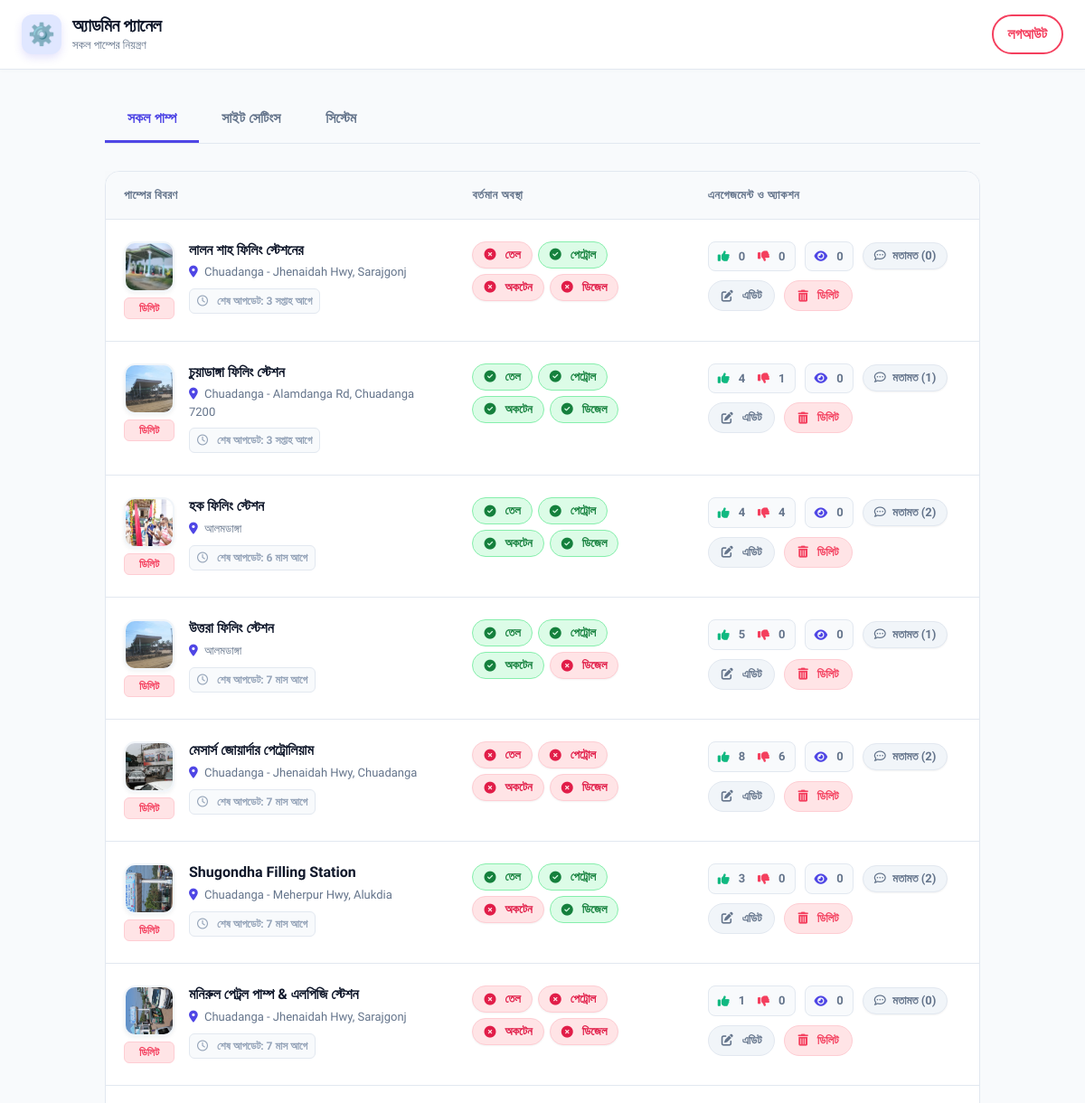
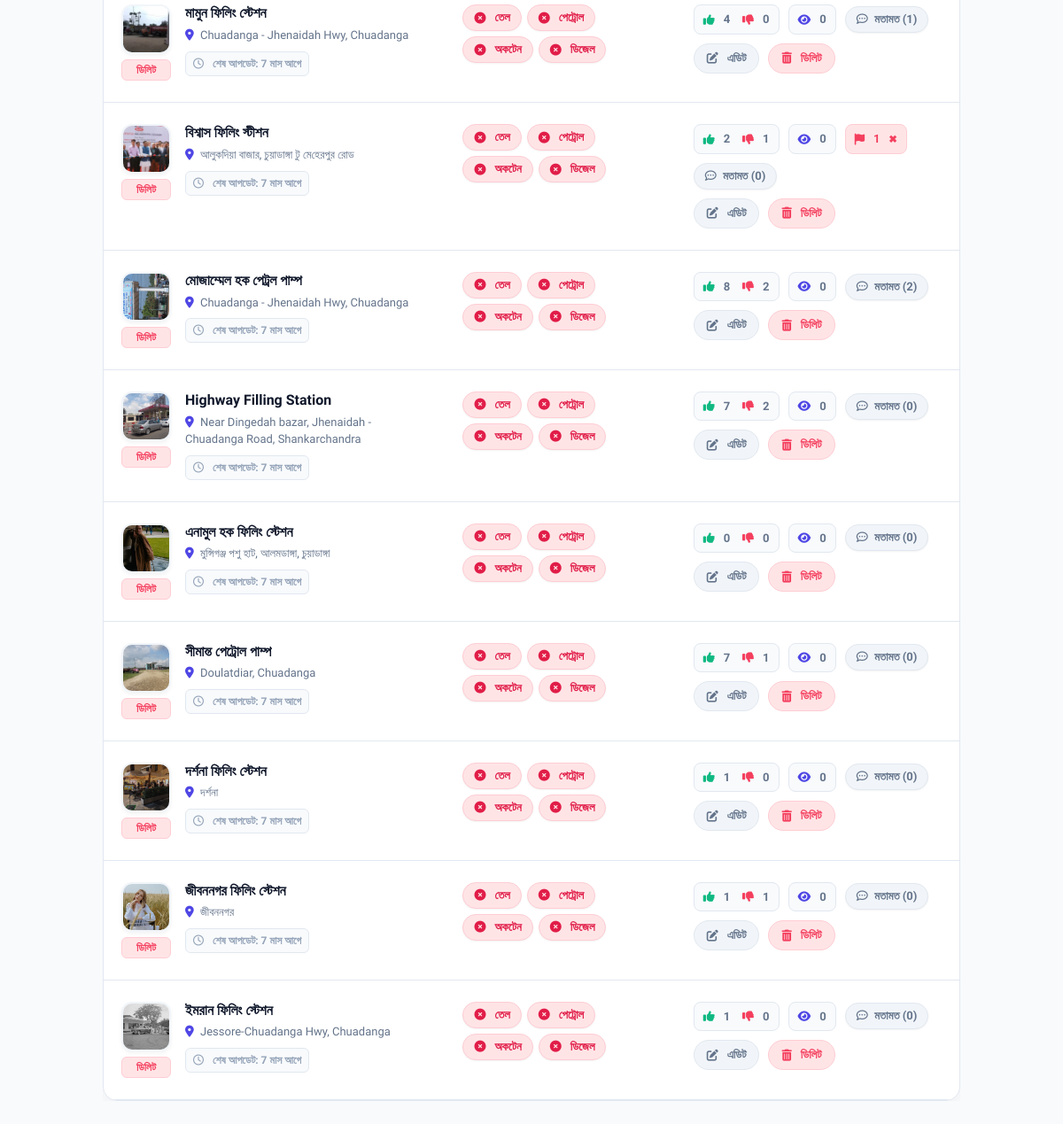
The page /admin/index.php (signed in) on the database its author committed (2 pictures, top to bottom).
### tables this page shows
CREATE TABLE IF NOT EXISTS `pumps` (
    `id` INT AUTO_INCREMENT PRIMARY KEY,
    `name` VARCHAR(255) NOT NULL,
    `address` VARCHAR(255) NOT NULL,
    `has_fuel` TINYINT(1) DEFAULT 1,
    `petrol` TINYINT(1) DEFAULT 0,
    `octane` TINYINT(1) DEFAULT 0,
    `diesel` TINYINT(1) DEFAULT 0,
    `fuel_limit` VARCHAR(100) DEFAULT NULL,
    `map_link` TEXT DEFAULT NULL,
    `phone` VARCHAR(50) DEFAULT NULL,
    `image_path` VARCHAR(255) DEFAULT NULL,
    `added_by` VARCHAR(100) DEFAULT NULL,
    `likes` INT DEFAULT 0,
    `dislikes` INT DEFAULT 0,
    `report_count` INT DEFAULT 0,
    `view_count` INT DEFAULT 0,
    `last_updated` TIMESTAMP DEFAULT CURRENT_TIMESTAMP ON UPDATE CURRENT_TIMESTAMP
);

### admin/index.php (the view, shortened to what this page needs)
<?php
if (!function_exists('time_elapsed_string')) {
function time_elapsed_string($datetime, $full = false) {
    try {
        $now = new DateTime('now', new DateTimeZone('Asia/Dhaka'));
        $ago = new DateTime($datetime, new DateTimeZone('Asia/Dhaka'));
    } catch (Exception $e) {
        return 'কিছুক্ষণ আগে';
    }
    $diff = $now->diff($ago);
    $weeks = (int)floor($diff->d / 7);
    $days = $diff->d - ($weeks * 7);
    $string = [
        'y' => $diff->y ? $diff->y . ' বছর' : '',
        'm' => $diff->m ? $diff->m . ' মাস' : '',
        'w' => $weeks ? $weeks . ' সপ্তাহ' : '',
        'd' => $days ? $days . ' দিন' : '',
        'h' => $diff->h ? $diff->h . ' ঘণ্টা' : '',
        'i' => $diff->i ? $diff->i . ' মিনিট' : '',
        's' => $diff->s ? $diff->s . ' সেকেন্ড' : '',
    ];
    $string = array_filter($string);
    if (!$full) {
        $string = array_slice($string, 0, 1);
    }
    return !empty($string) ? reset($string) . ' আগে' : 'এইমাত্র';
}
}
$is_logged_in = isset($_SESSION['admin_logged_in']) && $_SESSION['admin_logged_in'] === true;
if ($is_logged_in) {
    $stmt = $pdo->query("SELECT * FROM pumps ORDER BY last_updated DESC");
    $pumps = $stmt->fetchAll(PDO::FETCH_ASSOC);
    $stmtComments = $pdo->query("SELECT * FROM comments ORDER BY created_at DESC");
    $all_comments = $stmtComments->fetchAll(PDO::FETCH_ASSOC);
    $commentsByPump = [];
    foreach($all_comments as $c) {
        $commentsByPump[$c['pump_id']][] = $c;
    }
}
$is_https = (!empty($_SERVER['HTTPS']) && $_SERVER['HTTPS'] !== 'off')
    || (isset($_SERVER['HTTP_X_FORWARDED_PROTO']) && $_SERVER['HTTP_X_FORWARDED_PROTO'] === 'https')
    || (isset($_SERVER['SERVER_PORT']) && $_SERVER['SERVER_PORT'] == 443);
$protocol = $is_https ? "https" : "http";
$script_dir = dirname($_SERVER['SCRIPT_NAME'] ?? '');
$base_path = dirname($script_dir);
if ($base_path === '\\' || $base_path === '/' || $base_path === '.') { $base_path = ''; }
$site_root = $base_path;
$site_url = $protocol . "://" . ($_SERVER['HTTP_HOST'] ?? 'localhost') . $base_path;
?>
<!DOCTYPE html>
<html lang="bn">
<head>
    <link rel="stylesheet" href="https://cdnjs.cloudflare.com/ajax/libs/font-awesome/6.4.0/css/all.min.css">
    <link rel="stylesheet" href="<?= $site_root ?>/style.css?v=<?= time() ?>">
    <link rel="stylesheet" href="../style.css?v=<?= time() ?>">
</head>
<body>
<div class="navbar">
    <div class="navbar-brand">
        <span class="nav-icon">⚙️</span>
        <div>
            <h1>অ্যাডমিন প্যানেল</h1>
            <p>সকল পাম্পের নিয়ন্ত্রণ</p>
        </div>
    </div>
    <?php if ($is_logged_in): ?>
        <a href="?logout=1" style="color: var(--danger); font-weight: 600; text-decoration: none; padding: 8px 16px; border: 2px solid var(--danger); border-radius: 100px; transition: 0.2s;">লগআউট</a>
    <?php endif; ?>
</div>
<div class="admin-container">
    <?php if (!$is_logged_in): ?>
        <div class="login-box">
            <h2 style="margin-top:0; margin-bottom: 20px;">অ্যাডমিন লগইন</h2>
            <?php if (isset($error)) echo "<p style='color: var(--danger); background: var(--danger-bg); padding: 12px; border-radius: var(--radius-sm); font-weight: 600;'>$error</p>"; ?>
            <form method="POST">
                <div class="form-group">
                    <label>পাসওয়ার্ড</label>
                    <input type="password" name="password" required style="width: 100%; padding: 14px; border: 2px solid var(--border); border-radius: var(--radius-md); font-size: 16px; outline: none; transition: 0.2s;">
                </div>
                <button type="submit" name="login" class="btn-submit" style="width: 100%; padding: 14px; font-size: 16px; margin-top: 10px;">লগইন করুন</button>
            </form>
        </div>
    <?php else: ?>
        <div class="admin-tabs">
            <button class="tab-link active" data-tab="tab-pumps">সকল পাম্প</button>
            <button class="tab-link" data-tab="tab-settings">সাইট সেটিংস</button>
            <button class="tab-link" data-tab="tab-system">সিস্টেম</button>
        </div>
        <div id="tab-pumps" class="tab-content active">
            <div style="overflow-x: auto;">
            <table class="admin-table">
                <thead>
                    <tr>
                        <th style="min-width: 300px;">পাম্পের বিবরণ</th>
                        <th style="min-width: 200px;">বর্তমান অবস্থা</th>
                        <th style="min-width: 280px;">এনগেজমেন্ট ও অ্যাকশন</th>
                    </tr>
                </thead>
                <tbody>
                    <?php foreach ($pumps as $pump): ?>
                    <?php $pump_comments = $commentsByPump[$pump['id']] ?? []; ?>
                    <tr>
                        <td>
                            <div style="display: flex; gap: 16px; align-items: flex-start;">
                                <?php if (!empty($pump['image_path'])): ?>
                                    <?php
                                        $p_img = $pump['image_path'];
                                        $p_img_url = preg_match('#^https?://#i', $p_img) ? $p_img : ($site_url . '/' . ltrim($p_img, '/'));
                                    ?>
                                    <div style="display: flex; flex-direction: column; gap: 6px; align-items: center;">
                                        <a href="<?= htmlspecialchars($p_img_url) ?>" target="_blank" style="margin-bottom: 0;">
                                            <img src="<?= htmlspecialchars($p_img_url) ?>" class="admin-img-thumb" style="margin-bottom: 0;">
                                        </a>
                                        <form method="POST" onsubmit="return confirm('ছবিটি ডিলিট করতে চান?');" style="width: 100%;">
                                            <button type="submit" class="img-delete-btn">ডিলিট</button>
                                        </form>
                                    </div>
                                <?php endif; ?>
                                <div>
                                    <strong style="color: var(--text-main); font-size: 16px; display: block; margin-bottom: 4px; line-height: 1.3;"><?= htmlspecialchars($pump['name']) ?></strong>
                                    <span style="font-size: 13px; color: var(--text-muted); display: block; margin-bottom: 8px;"><i class="fa-solid fa-location-dot" style="color: var(--primary);"></i> <?= htmlspecialchars($pump['address']) ?></span>
                                    <div style="font-size: 12px; color: #94a3b8; font-weight: 600; display: inline-flex; align-items: center; gap: 6px; background: #f8fafc; padding: 4px 8px; border-radius: 6px; border: 1px solid var(--border);">
                                        <i class="fa-regular fa-clock"></i> শেষ আপডেট: <?= time_elapsed_string($pump['last_updated']) ?>
                                    </div>
                                </div>
                            </div>
                        </td>
                        <td>
                            <div style="display: flex; gap: 6px; flex-wrap: wrap;">
                                <?php foreach (['has_fuel' => 'তেল', 'petrol' => 'পেট্রোল', 'octane' => 'অকটেন', 'diesel' => 'ডিজেল'] as $field => $label): ?>
                                    <form method="POST" style="display:inline;">
                                        <button type="submit" class="toggle-btn <?= $pump[$field] ? 'on' : 'off' ?>" title="<?= $label ?> আপডেট করুন">
                                            <?= $pump[$field] ? '<i class="fa-solid fa-circle-check"></i>' : '<i class="fa-solid fa-circle-xmark"></i>' ?> <?= $label ?>
                                        </button>
                                    </form>
                                <?php endforeach; ?>
                            </div>
                        </td>
                        <td>
                            <div style="display: flex; flex-direction: column; gap: 10px;">
                                <div style="display: flex; gap: 10px; align-items: center; flex-wrap: wrap;">
                                    <div style="font-size: 13px; font-weight: 600; color: var(--text-muted); background: #f8fafc; padding: 6px 10px; border-radius: 8px; border: 1px solid var(--border); display: flex; align-items: center; gap: 6px;">
                                        <i class="fa-solid fa-thumbs-up" style="color: var(--success);"></i> <?= $pump['likes'] ?? 0 ?>
                                        <i class="fa-solid fa-thumbs-down" style="color: var(--danger); margin-left: 8px;"></i> <?= $pump['dislikes'] ?? 0 ?>
                                    </div>
                                    <div style="font-size: 13px; font-weight: 600; color: var(--text-muted); background: #f8fafc; padding: 6px 10px; border-radius: 8px; border: 1px solid var(--border); display: flex; align-items: center; gap: 6px;">
                                        <i class="fa-solid fa-eye" style="color: var(--primary);"></i> <?= $pump['view_count'] ?? 0 ?>
                                    </div>
                                    <?php if (($pump['report_count'] ?? 0) > 0): ?>
                                    <div style="font-size: 13px; font-weight: 600; color: var(--danger); background: var(--danger-bg); padding: 6px 10px; border-radius: 8px; border: 1px solid #fecdd3; display: flex; align-items: center; gap: 6px;">
                                        <i class="fa-solid fa-flag"></i> <?= $pump['report_count'] ?>
                                        <form method="POST" style="display:inline; margin: 0; padding: 0;">
                                            <button type="submit" style="background: none; border: none; color: var(--danger); cursor: pointer; font-size: 12px; margin-left: 4px;" title="রিপোর্ট মুছুন">✖</button>
                                        </form>
                                    </div>
                                    <?php endif; ?>
                                    <button type="button" class="btn-cancel" style="padding: 6px 12px; font-size: 13px; border: 1px solid var(--border); box-shadow: 0 1px 2px rgba(0,0,0,0.05);" onclick="document.getElementById('comments-<?= $pump['id'] ?>').classList.toggle('active')">
                                        <i class="fa-regular fa-comment-dots"></i> মতামত (<?= count($pump_comments) ?>)
                                    </button>
                                </div>
                                <div style="display: flex; gap: 10px;">
                                    <button type="button" class="btn-cancel" style="padding: 8px 14px; font-size: 13px; border: 1px solid var(--border); display: inline-flex; align-items: center; gap: 6px;" onclick="document.getElementById('edit-info-<?= $pump['id'] ?>').style.display = 'table-row';">
                                        <i class="fa-solid fa-pen-to-square"></i> এডিট
                                    </button>
                                    <form method="POST" onsubmit="return confirm('আপনি কি নিশ্চিত যে এই পাম্পটি ডিলিট করতে চান?');">
                                        <button type="submit" class="delete-btn" style="padding: 8px 14px; font-size: 13px;">
                                            <i class="fa-solid fa-trash-can"></i> ডিলিট
                                        </button>
                                    </form>
                                </div>
                            </div>
                        </td>
                    </tr>
                    <?php endforeach; ?>
                </tbody>
            </table>
            </div>
        </div>
    <?php endif; ?>
</div>
</body>
</html>

### style.css (style rules this page uses)
:root { --primary: #4f46e5; --primary-light: #6366f1; --primary-dark: #4338ca; --secondary: #0ea5e9; --success: #10b981; --success-bg: #dcfce7; --success-text: #15803d; --danger: #f43f5e; --danger-bg: #ffe4e6; --danger-text: #e11d48; --warning: #f59e0b; --warning-bg: #fef3c7; --warning-text: #b45309; --bg-color: #f8fafc; --surface: #ffffff; --text-main: #0f172a; --text-muted: #64748b; --border: #e2e8f0; --radius-sm: 8px; --radius-md: 16px; --radius-lg: 24px; --shadow-sm: 0 2px 4px rgba(0,0,0,0.02); --shadow-md: 0 8px 25px rgba(0,0,0,0.04); --shadow-hover: 0 15px 35px rgba(0,0,0,0.08); --font-family: 'Hind Siliguri', system-ui, sans-serif; }
* { box-sizing: border-box; margin: 0; padding: 0; scrollbar-width: none; -ms-overflow-style: none; }
body { font-family: var(--font-family); background-color: #f4f7fb; color: var(--text-main); -webkit-font-smoothing: antialiased; min-height: 100vh; }
.navbar { background: rgba(255, 255, 255, 0.7); backdrop-filter: blur(16px); -webkit-backdrop-filter: blur(16px); box-shadow: 0 1px 0 rgba(255, 255, 255, 0.5), 0 4px 20px rgba(0, 0, 0, 0.03); padding: 16px 5%; display: flex; justify-content: space-between; align-items: center; position: sticky; top: 0; z-index: 100; border-bottom: 1px solid rgba(255, 255, 255, 0.4); }
.navbar-brand { display: flex; align-items: center; gap: 14px; }
.nav-icon { font-size: 22px; color: var(--primary); display: flex; align-items: center; justify-content: center; width: 44px; height: 44px; background: #e0e7ff; border-radius: 12px; box-shadow: 0 4px 10px rgba(79, 70, 229, 0.15); }
.navbar-brand h1 { font-size: 24px; color: var(--text-main); font-weight: 700; letter-spacing: -0.5px; line-height: 1.2; }
.navbar-brand p { font-size: 14px; color: var(--text-muted); font-weight: 500; }
i { margin-right: 4px; }
.fa-location-dot, .fa-map-location-dot { color: var(--primary); }
.fa-clock { color: #94a3b8; }
.btn-cancel, .btn-submit { padding: 14px 28px; border-radius: 100px; cursor: pointer; font-weight: 700; font-size: 16px; font-family: inherit; transition: all 0.2s; border: none; }
.btn-cancel { background-color: #f1f5f9; color: var(--text-muted); }

### rows shown on the page
pumps: image_path (picture), name "লালন শাহ ফিলিং স্টেশনের", address "Chuadanga - Jhenaidah Hwy, Sarajgonj", last_updated "3 সপ্তাহ আগে", has_fuel 0 (drawn), label "তেল", petrol 1 (drawn), label "পেট্রোল", octane 0 (drawn), label "অকটেন", diesel 0 (drawn), label "ডিজেল", likes "0", dislikes "0", view_count "0", id "0"
pumps: image_path (picture), name "চুয়াডাঙ্গা ফিলিং স্টেশন", address "Chuadanga - Alamdanga Rd, Chuadanga 7200", last_updated "3 সপ্তাহ আগে", has_fuel 1 (drawn), label "তেল", petrol 1 (drawn), label "পেট্রোল", octane 1 (drawn), label "অকটেন", diesel 1 (drawn), label "ডিজেল", likes "4", dislikes "1", view_count "0", id "1"
pumps: image_path (picture), name "হক ফিলিং স্টেশন", address "আলমডাঙ্গা", last_updated "6 মাস আগে", has_fuel 1 (drawn), label "তেল", petrol 1 (drawn), label "পেট্রোল", octane 1 (drawn), label "অকটেন", diesel 1 (drawn), label "ডিজেল", likes "4", dislikes "4", view_count "0", id "2"
pumps: image_path (picture), name "উত্তরা ফিলিং স্টেশন", address "আলমডাঙ্গা", last_updated "7 মাস আগে", has_fuel 1 (drawn), label "তেল", petrol 1 (drawn), label "পেট্রোল", octane 1 (drawn), label "অকটেন", diesel 0 (drawn), label "ডিজেল", likes "5", dislikes "0", view_count "0", id "1"
pumps: image_path (picture), name "মেসার্স জোয়ার্দার পেট্রোলিয়াম", address "Chuadanga - Jhenaidah Hwy, Chuadanga", last_updated "7 মাস আগে", has_fuel 0 (drawn), label "তেল", petrol 0 (drawn), label "পেট্রোল", octane 0 (drawn), label "অকটেন", diesel 0 (drawn), label "ডিজেল", likes "8", dislikes "6", view_count "0", id "2"
pumps: image_path (picture), name "Shugondha Filling Station", address "Chuadanga - Meherpur Hwy, Alukdia", last_updated "7 মাস আগে", has_fuel 1 (drawn), label "তেল", petrol 1 (drawn), label "পেট্রোল", octane 0 (drawn), label "অকটেন", diesel 1 (drawn), label "ডিজেল", likes "3", dislikes "0", view_count "0", id "2"
pumps: image_path (picture), name "মনিরুল পেট্রল পাম্প & এলপিজি স্টেশন", address "Chuadanga - Jhenaidah Hwy, Sarajgonj", last_updated "7 মাস আগে", has_fuel 0 (drawn), label "তেল", petrol 0 (drawn), label "পেট্রোল", octane 0 (drawn), label "অকটেন", diesel 0 (drawn), label "ডিজেল", likes "1", dislikes "0", view_count "0", id "0"
pumps: image_path (picture), name "মামুন ফিলিং স্টেশন", address "Chuadanga - Jhenaidah Hwy, Chuadanga", last_updated "7 মাস আগে", has_fuel 0 (drawn), label "তেল", petrol 0 (drawn), label "পেট্রোল", octane 0 (drawn), label "অকটেন", diesel 0 (drawn), label "ডিজেল", likes "4", dislikes "0", view_count "0", id "1"
pumps: image_path (picture), name "বিশ্বাস ফি‌লিং স্টীশন", address "আ‌লুক‌দিয়া বাজার, চুয়াডাঙ্গা টু মে‌হেরপুর রোড", last_updated "7 মাস আগে", has_fuel 0 (drawn), label "তেল", petrol 0 (drawn), label "পেট্রোল", octane 0 (drawn), label "অকটেন", diesel 0 (drawn), label "ডিজেল", likes "2", dislikes "1", view_count "0", report_count "1", id "0"
pumps: image_path (picture), name "মোজাম্মেল হক পেট্রল পাম্প", address "Chuadanga - Jhenaidah Hwy, Chuadanga", last_updated "7 মাস আগে", has_fuel 0 (drawn), label "তেল", petrol 0 (drawn), label "পেট্রোল", octane 0 (drawn), label "অকটেন", diesel 0 (drawn), label "ডিজেল", likes "8", dislikes "2", view_count "0", id "2"
pumps: image_path (picture), name "Highway Filling Station", address "Near Dingedah bazar, Jhenaidah - Chuadanga Road, Shankarchandra", last_updated "7 মাস আগে", has_fuel 0 (drawn), label "তেল", petrol 0 (drawn), label "পেট্রোল", octane 0 (drawn), label "অকটেন", diesel 0 (drawn), label "ডিজেল", likes "7", dislikes "2", view_count "0", id "0"
pumps: image_path (picture), name "এনামুল হক ফিলিং স্টেশন", address "মুন্সিগঞ্জ পশু হাট, আলমডাঙ্গা, চুয়াডাঙ্গা", last_updated "7 মাস আগে", has_fuel 0 (drawn), label "তেল", petrol 0 (drawn), label "পেট্রোল", octane 0 (drawn), label "অকটেন", diesel 0 (drawn), label "ডিজেল", likes "0", dislikes "0", view_count "0", id "0"
pumps: image_path (picture), name "সীমান্ত পেট্রোল পাম্প", address "Doulatdiar, Chuadanga", last_updated "7 মাস আগে", has_fuel 0 (drawn), label "তেল", petrol 0 (drawn), label "পেট্রোল", octane 0 (drawn), label "অকটেন", diesel 0 (drawn), label "ডিজেল", likes "7", dislikes "1", view_count "0", id "0"
pumps: image_path (picture), name "দর্শনা ফিলিং স্টেশন", address "দর্শনা", last_updated "7 মাস আগে", has_fuel 0 (drawn), label "তেল", petrol 0 (drawn), label "পেট্রোল", octane 0 (drawn), label "অকটেন", diesel 0 (drawn), label "ডিজেল", likes "1", dislikes "0", view_count "0", id "0"
pumps: image_path (picture), name "জীবননগর ফিলিং স্টেশন", address "জীবননগর", last_updated "7 মাস আগে", has_fuel 0 (drawn), label "তেল", petrol 0 (drawn), label "পেট্রোল", octane 0 (drawn), label "অকটেন", diesel 0 (drawn), label "ডিজেল", likes "1", dislikes "1", view_count "0", id "0"
pumps: image_path (picture), name "ইমরান ফিলিং স্টেশন", address "Jessore-Chuadanga Hwy, Chuadanga", last_updated "7 মাস আগে", has_fuel 0 (drawn), label "তেল", petrol 0 (drawn), label "পেট্রোল", octane 0 (drawn), label "অকটেন", diesel 0 (drawn), label "ডিজেল", likes "1", dislikes "0", view_count "0", id "0"
